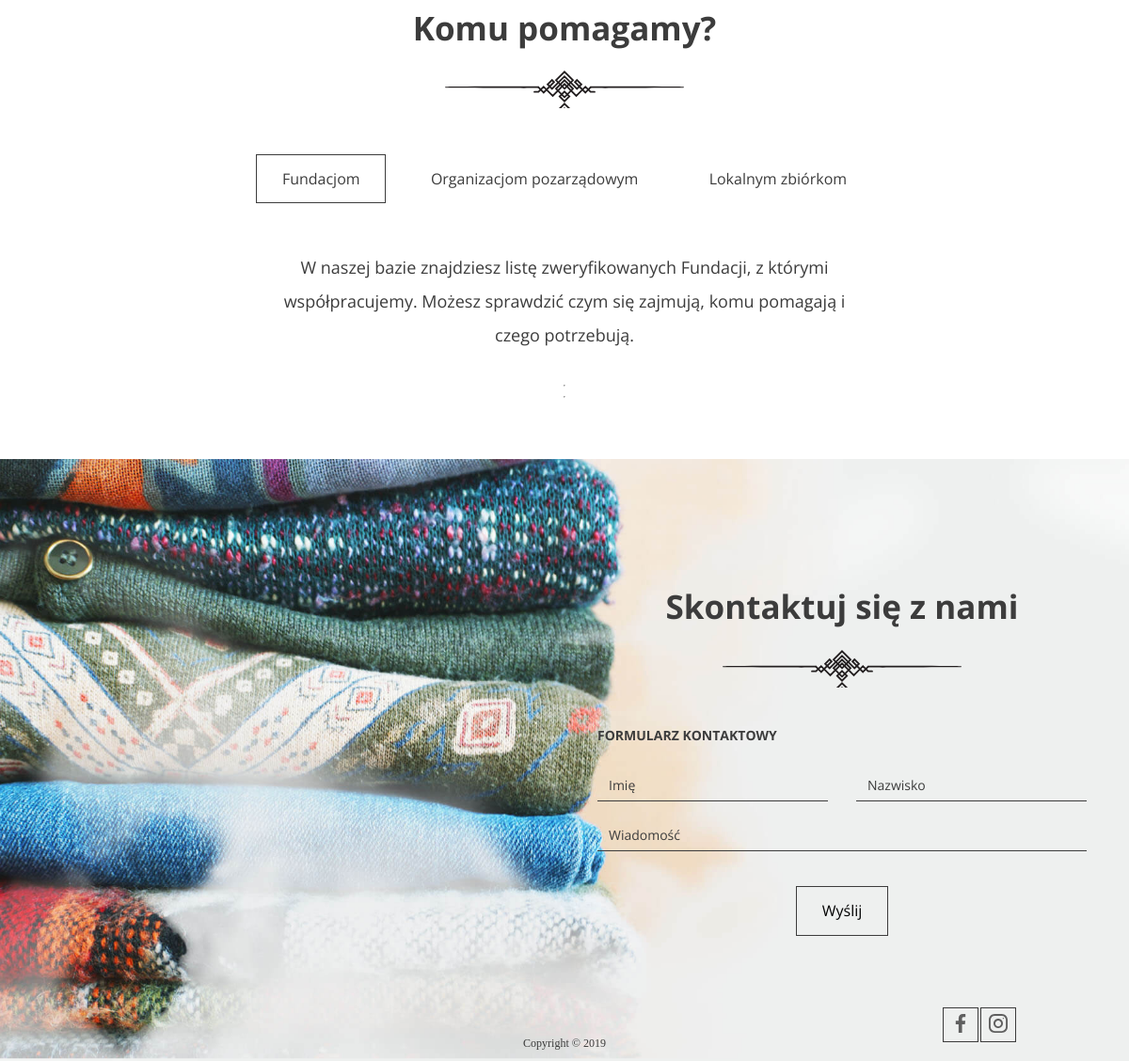
The page /polls/ (lower part) on the database as committed earlier.
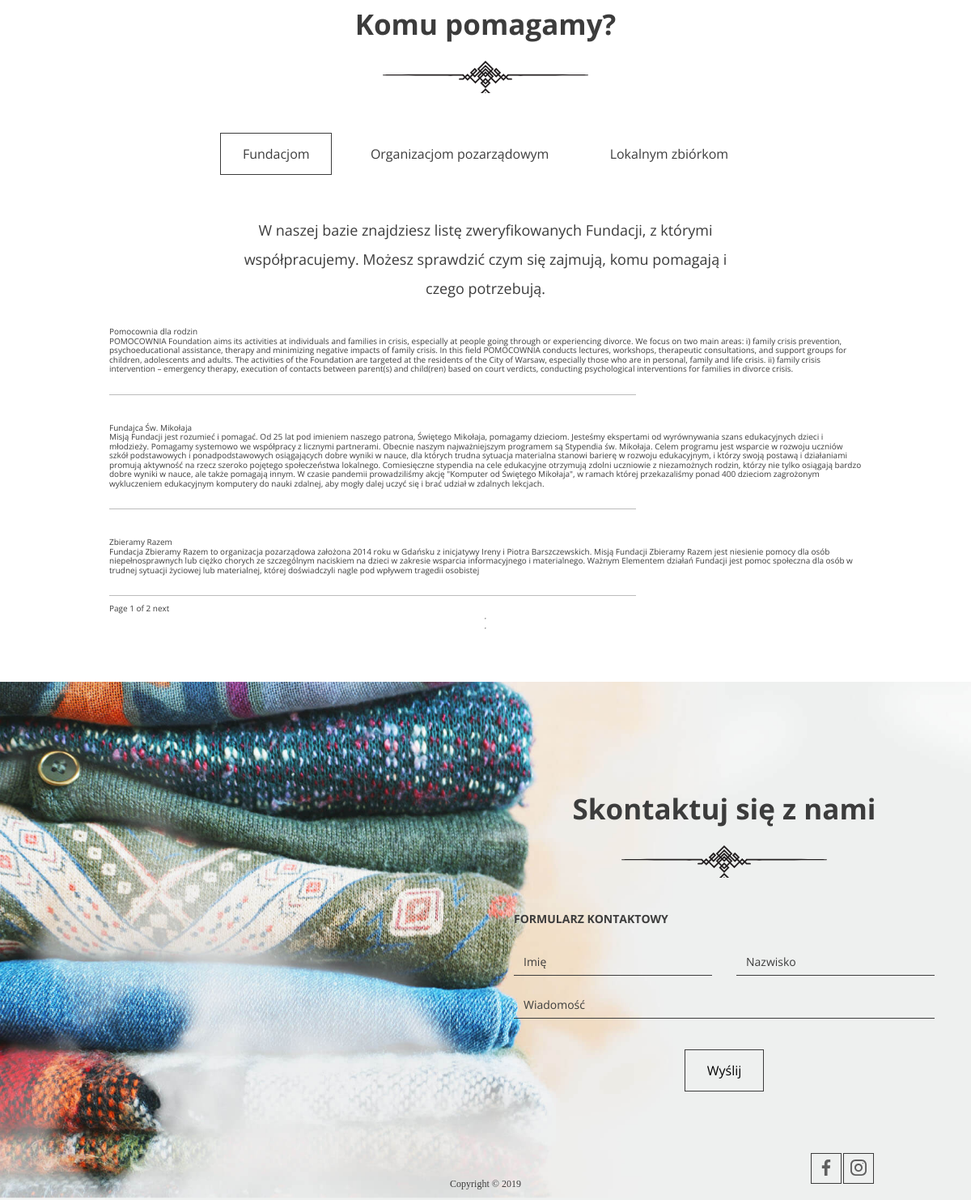
The same page on the database as committed later.
### polls/models.py (models this page shows, shortened)
class Institution(models.Model):
    class InstitutionType(models.TextChoices):
        FOUNDATION = 'FUND', 'Fundacja',
        NON_GOV = 'NGOV', 'Organizacja pozarządowa',
        CHARITY = 'CHAR', 'Zbiórka lokalna',
    institution_type = models.CharField(max_length=4,
                                        choices=InstitutionType.choices,
                                        default=InstitutionType.FOUNDATION)
    name = models.CharField(max_length=128)
    description = models.TextField()
    categories = models.ManyToManyField(Category)
    class Meta:
        verbose_name_plural = ('Instytucje')

### polls/views.py (the view)
# urls.py: path('', views.Index.as_view(), name='home'),
class Index(View):
        def get(self, request, *args, **kwargs):
            donations = Donation.objects.all()
            foundations = Institution.objects.filter(institution_type='FUND')
            charity = Institution.objects.filter(institution_type='CHAR')
            quantity = sum([donation.quantity for donation in donations])
            institutions = len(set([donation.institution_id for donation in
                                    donations]))
            found_paginator = Paginator(foundations, 3)
            page = request.GET.get('page1')
            try:
                paged_foundations = found_paginator.page(page)
            except PageNotAnInteger:
                paged_foundations = found_paginator.page(1)
            except EmptyPage:
                paged_foundations = found_paginator.page(found_paginator.num_pages)
            ngos = Institution.objects.filter(institution_type='NGOV')
            ngos_paginator = Paginator(ngos, 3)
            page = request.GET.get('page2')
            try:
                paged_ngos = ngos_paginator.page(page)
            except PageNotAnInteger:
                paged_ngos = ngos_paginator.page(1)
            except EmptyPage:
                paged_ngos = ngos_paginator.page(ngos_paginator.num_pages)
            charity = Institution.objects.filter(institution_type='CHAR')
            charity_paginator = Paginator(charity, 2)
            page = request.GET.get('page3')
            try:
                paged_charity = charity_paginator.page(page)
            except PageNotAnInteger:
                paged_charity = charity_paginator.page(1)
            except EmptyPage:
                paged_charity = charity_paginator.page(charity_paginator.num_pages)
            context = {
                'quantity': quantity,
                'institutions': institutions,
                'foundations': paged_foundations,
                'ngos': paged_ngos,
                'charity': paged_charity
            }
            return render(request, 'index.html', context)

### polls/templates/index.html (shortened to what this page needs)
{% extends 'base.html' %}
{% block content %}
     <section id="help" class="help">
      <h2>Komu pomagamy?</h2>
      <ul class="help--buttons">
        <li data-id="1"><a href="#" class="btn btn--without-border active">Fundacjom</a></li>
        <li data-id="2"><a href="#" class="btn btn--without-border">Organizacjom pozarządowym</a></li>
        <li data-id="3"><a href="#" class="btn btn--without-border">Lokalnym zbiórkom</a></li>
      </ul>
      <div class="help--slides active" data-id="1">
        <p>W naszej bazie znajdziesz listę zweryfikowanych Fundacji, z którymi współpracujemy. Możesz sprawdzić czym się zajmują, komu pomagają i czego potrzebują.</p>
        {% if foundations %}
        <ul class="help--slides-items">
            {% for foundation in foundations %}
          <li>
            <div class="col">
              <div id="foundation_title" class="item_value">{{ foundation.name }}</div>
              <div id="foundation_subtitle" class="item_value">{{ foundation.description }}</div>
            </div>
          </li>
            {% endfor %}
        </ul>
        <span class="step-links pagination">
            <span class="current">
                Page {{ foundations.number }} of {{ foundations.paginator.num_pages }}
            </span>
            {% if foundations.has_next %}
                <a href="?page1={{ foundations.next_page_number }}"> next </a>
            {% endif %}
        </span>
        {% endif %}
      </div>
         <hr />
          <hr />
    </section>
    <footer>
      <div id="contact" class="contact">
        <h2>Skontaktuj się z nami</h2>
        <h3>Formularz kontaktowy</h3>
        <form class="form--contact">
          <div class="form-group form-group--50"><input type="text" name="name" placeholder="Imię" /></div>
          <div class="form-group form-group--50"><input type="text" name="surname" placeholder="Nazwisko" /></div>
          <div class="form-group"><textarea name="message" placeholder="Wiadomość" rows="1"></textarea></div>
          <button class="btn" type="submit">Wyślij</button>
        </form>
      </div>
      <div class="bottom-line">
        <span class="bottom-line--copy">Copyright &copy; 2019</span>
        <div class="bottom-line--icons">
          <a href="#" class="btn btn--small"><img src="images/icon-facebook.svg"/></a>
          <a href="#" class="btn btn--small"><img src="images/icon-instagram.svg"/></a>
        </div>
      </div>
    </footer>
  </body>
</html>
{% endblock %}

Rows that differ between the two databases and show on the page:
added Institution: name "Pomocownia dla rodzin", description "POMOCOWNIA Foundation aims its activities at individuals and families in crisis, especially at people going through or experiencing divorce. We focus on two main areas: i) family crisis prevention, psychoeducational assistance, therapy and minimizing negative impacts of family crisis. In this field POMOCOWNIA conducts lectures, workshops, therapeutic consultations, and support groups for children, adolescents and adults. The activities of the Foundation are targeted at the residents of the City of Warsaw, especially those who are in personal, family and life crisis. ii) family crisis intervention – emergency therapy, execution of contacts between parent(s) and child(ren) based on court…"
added Institution: name "Fundajca Św. Mikołaja", description "Misją Fundacji jest rozumieć i pomagać. Od 25 lat pod imieniem naszego patrona, Świętego Mikołaja, pomagamy dzieciom. Jesteśmy ekspertami od wyrównywania szans edukacyjnych dzieci i młodzieży. Pomagamy systemowo we współpracy z licznymi partnerami. Obecnie naszym najważniejszym programem są Stypendia św. Mikołaja. Celem programu jest wsparcie w rozwoju uczniów szkół podstawowych i ponadpodstawowych osiągających dobre wyniki w nauce, dla których trudna sytuacja materialna stanowi barierę w rozwoju edukacyjnym, i którzy swoją postawą i działaniami promują aktywność na rzecz szeroko pojętego społeczeństwa lokalnego. Comiesięczne stypendia na cele edukacyjne otrzymują zdolni uczniowie z…"
added Institution: name "Zbieramy Razem", description "Fundacja Zbieramy Razem to organizacja pozarządowa założona 2014 roku w Gdańsku z inicjatywy Ireny i Piotra Barszczewskich. Misją Fundacji Zbieramy Razem jest niesienie pomocy dla osób niepełnosprawnych lub ciężko chorych ze szczególnym naciskiem na dzieci w zakresie wsparcia informacyjnego i materialnego. Ważnym Elementem działań Fundacji jest pomoc społeczna dla osób w trudnej sytuacji życiowej lub materialnej, której doświadczyli nagle pod wpływem tragedii osobistej"
Other text that changed with them:
{{ foundations.number }}: (not shown) → "1"
{{ foundations.paginator.num_pages }}: (not shown) → "2"
text now shown: "Page of next"
